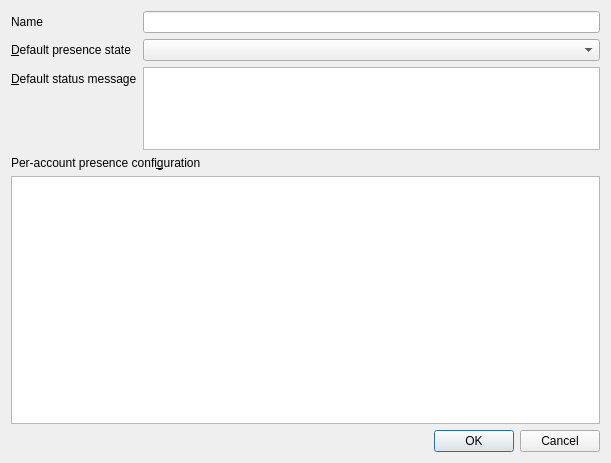
<?xml version="1.0" encoding="UTF-8"?>
<ui version="4.0">
 <class>dlg_edit_custom_presence</class>
 <widget class="QDialog" name="dlg_edit_custom_presence">
  <property name="geometry">
   <rect>
    <x>0</x>
    <y>0</y>
    <width>611</width>
    <height>463</height>
   </rect>
  </property>
  <property name="sizePolicy">
   <sizepolicy hsizetype="Preferred" vsizetype="Preferred">
    <horstretch>0</horstretch>
    <verstretch>0</verstretch>
   </sizepolicy>
  </property>
  <property name="windowTitle">
   <string>Configure custom presence</string>
  </property>
  <layout class="QVBoxLayout" name="verticalLayout">
   <item>
    <layout class="QFormLayout" name="formLayout">
     <item row="0" column="0">
      <widget class="QLabel" name="label_3">
       <property name="text">
        <string>Name</string>
       </property>
       <property name="buddy">
        <cstring>lineEdit</cstring>
       </property>
      </widget>
     </item>
     <item row="0" column="1">
      <widget class="QLineEdit" name="lineEdit">
       <property name="toolTip">
        <string>The name of the custom presence state is shown in the drop-down below the buddy list.</string>
       </property>
      </widget>
     </item>
     <item row="1" column="0">
      <widget class="QLabel" name="label_2">
       <property name="text">
        <string>&amp;Default presence state</string>
       </property>
       <property name="buddy">
        <cstring>default_state</cstring>
       </property>
      </widget>
     </item>
     <item row="1" column="1">
      <widget class="QComboBox" name="default_state">
       <property name="toolTip">
        <string>Presence state for all accounts not further configured below.</string>
       </property>
      </widget>
     </item>
     <item row="2" column="0">
      <widget class="QLabel" name="label_4">
       <property name="text">
        <string>&amp;Default status message</string>
       </property>
       <property name="buddy">
        <cstring>plainTextEdit</cstring>
       </property>
      </widget>
     </item>
     <item row="2" column="1">
      <widget class="QPlainTextEdit" name="plainTextEdit">
       <property name="sizePolicy">
        <sizepolicy hsizetype="Expanding" vsizetype="Expanding">
         <horstretch>0</horstretch>
         <verstretch>1</verstretch>
        </sizepolicy>
       </property>
       <property name="toolTip">
        <string>Status message for all accounts not further configured below.</string>
       </property>
      </widget>
     </item>
     <item row="3" column="0" colspan="2">
      <widget class="QLabel" name="label">
       <property name="text">
        <string>Per-account presence confi&amp;guration</string>
       </property>
       <property name="buddy">
        <cstring>per_account_states</cstring>
       </property>
      </widget>
     </item>
     <item row="4" column="0" colspan="2">
      <widget class="QTableWidget" name="per_account_states">
       <property name="sizePolicy">
        <sizepolicy hsizetype="Expanding" vsizetype="Expanding">
         <horstretch>0</horstretch>
         <verstretch>3</verstretch>
        </sizepolicy>
       </property>
       <property name="toolTip">
        <string>Override the above configuration for single accounts.</string>
       </property>
       <property name="selectionMode">
        <enum>QAbstractItemView::SingleSelection</enum>
       </property>
       <property name="selectionBehavior">
        <enum>QAbstractItemView::SelectRows</enum>
       </property>
       <attribute name="verticalHeaderVisible">
        <bool>false</bool>
       </attribute>
      </widget>
     </item>
    </layout>
   </item>
   <item>
    <widget class="QDialogButtonBox" name="buttonBox">
     <property name="orientation">
      <enum>Qt::Horizontal</enum>
     </property>
     <property name="standardButtons">
      <set>QDialogButtonBox::Cancel|QDialogButtonBox::Ok</set>
     </property>
    </widget>
   </item>
  </layout>
 </widget>
 <resources/>
 <connections>
  <connection>
   <sender>buttonBox</sender>
   <signal>accepted()</signal>
   <receiver>dlg_edit_custom_presence</receiver>
   <slot>accept()</slot>
   <hints>
    <hint type="sourcelabel">
     <x>248</x>
     <y>254</y>
    </hint>
    <hint type="destinationlabel">
     <x>157</x>
     <y>274</y>
    </hint>
   </hints>
  </connection>
  <connection>
   <sender>buttonBox</sender>
   <signal>rejected()</signal>
   <receiver>dlg_edit_custom_presence</receiver>
   <slot>reject()</slot>
   <hints>
    <hint type="sourcelabel">
     <x>316</x>
     <y>260</y>
    </hint>
    <hint type="destinationlabel">
     <x>286</x>
     <y>274</y>
    </hint>
   </hints>
  </connection>
 </connections>
</ui>
